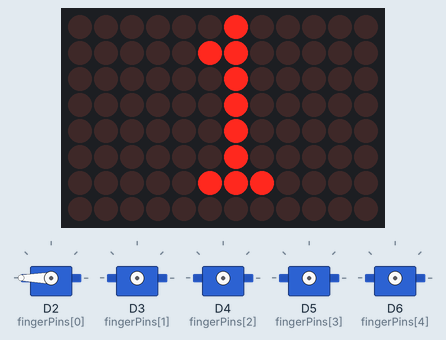
A sketch run on a simulated Arduino Uno R4 WiFi. Shown: 12×8 LED matrix, 5 × servo.

Above: at 0.1 s.
At 1.3 s:
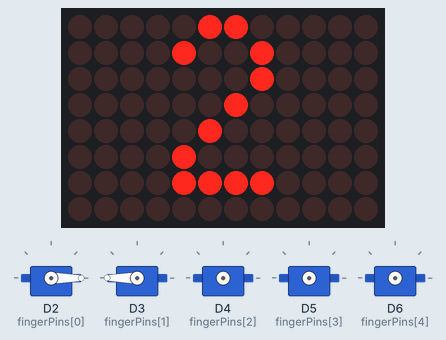
At 2.9 s:
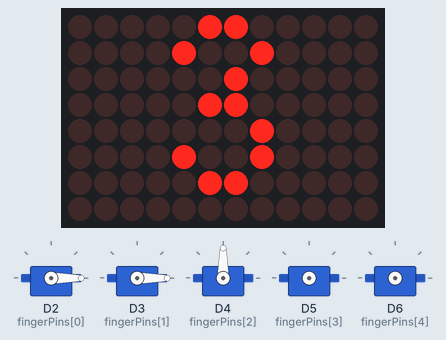
At 4.5 s:
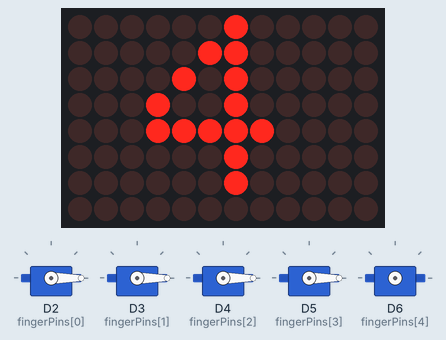
At 5.3 s:
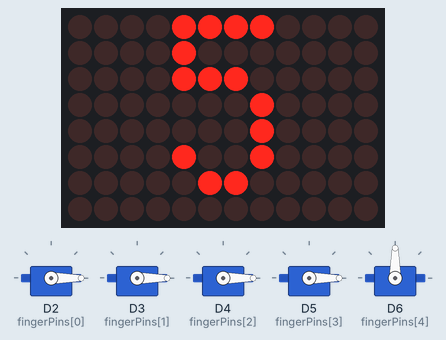
At 6.1 s:
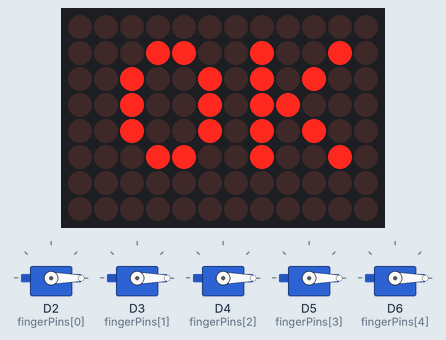
Timing chart, 0 to 7.6 s (numbered marks = the images above):
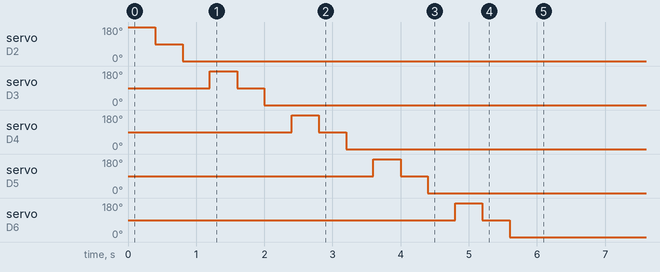

Measured:
- what the display in image 1 shows lasts 1.2 s, from 1.2 s to 2.4 s

The sketch:

fingertest.ino
```cpp
#include <Servo.h>
#include "Arduino_LED_Matrix.h"

Servo fingers[5];
int fingerPins[] = {2, 3, 4, 5, 6};


ArduinoLEDMatrix matrix;


uint8_t numFrames[5][8][12] = {
  // 1
  {
    {0,0,0,0,0,0,1,0,0,0,0,0},
    {0,0,0,0,0,1,1,0,0,0,0,0},
    {0,0,0,0,0,0,1,0,0,0,0,0},
    {0,0,0,0,0,0,1,0,0,0,0,0},
    {0,0,0,0,0,0,1,0,0,0,0,0},
    {0,0,0,0,0,0,1,0,0,0,0,0},
    {0,0,0,0,0,1,1,1,0,0,0,0},
    {0,0,0,0,0,0,0,0,0,0,0,0}
  },
  // 2
  {
    {0,0,0,0,0,1,1,0,0,0,0,0},
    {0,0,0,0,1,0,0,1,0,0,0,0},
    {0,0,0,0,0,0,0,1,0,0,0,0},
    {0,0,0,0,0,0,1,0,0,0,0,0},
    {0,0,0,0,0,1,0,0,0,0,0,0},
    {0,0,0,0,1,0,0,0,0,0,0,0},
    {0,0,0,0,1,1,1,1,0,0,0,0},
    {0,0,0,0,0,0,0,0,0,0,0,0}
  },
  // 3
  {
    {0,0,0,0,0,1,1,0,0,0,0,0},
    {0,0,0,0,1,0,0,1,0,0,0,0},
    {0,0,0,0,0,0,1,0,0,0,0,0},
    {0,0,0,0,0,1,1,0,0,0,0,0},
    {0,0,0,0,0,0,0,1,0,0,0,0},
    {0,0,0,0,1,0,0,1,0,0,0,0},
    {0,0,0,0,0,1,1,0,0,0,0,0},
    {0,0,0,0,0,0,0,0,0,0,0,0}
  },
  // 4
  {
    {0,0,0,0,0,0,1,0,0,0,0,0},
    {0,0,0,0,0,1,1,0,0,0,0,0},
    {0,0,0,0,1,0,1,0,0,0,0,0},
    {0,0,0,1,0,0,1,0,0,0,0,0},
    {0,0,0,1,1,1,1,1,0,0,0,0},
    {0,0,0,0,0,0,1,0,0,0,0,0},
    {0,0,0,0,0,0,1,0,0,0,0,0},
    {0,0,0,0,0,0,0,0,0,0,0,0}
  },
  // 5
  {
    {0,0,0,0,1,1,1,1,0,0,0,0},
    {0,0,0,0,1,0,0,0,0,0,0,0},
    {0,0,0,0,1,1,1,0,0,0,0,0},
    {0,0,0,0,0,0,0,1,0,0,0,0},
    {0,0,0,0,0,0,0,1,0,0,0,0},
    {0,0,0,0,1,0,0,1,0,0,0,0},
    {0,0,0,0,0,1,1,0,0,0,0,0},
    {0,0,0,0,0,0,0,0,0,0,0,0}
  }
};

// OK
  uint8_t okFrame[8][12] = {
  {0,0,0,0,0,0,0,0,0,0,0,0},
  {0,0,0,1,1,0,0,1,0,0,1,0},
  {0,0,1,0,0,1,0,1,0,1,0,0},
  {0,0,1,0,0,1,0,1,1,0,0,0},
  {0,0,1,0,0,1,0,1,0,1,0,0},
  {0,0,0,1,1,0,0,1,0,0,1,0},
  {0,0,0,0,0,0,0,0,0,0,0,0},
  {0,0,0,0,0,0,0,0,0,0,0,0}
};

void setup() {
  matrix.begin();

  for (int i = 0; i < 5; i++) {
    fingers[i].attach(fingerPins[i]);


    matrix.renderBitmap(numFrames[i], 8, 12);

    fingers[i].write(180);
    delay(400);
    fingers[i].write(90);
    delay(400);
    fingers[i].write(0);
    delay(400);
  }

  matrix.renderBitmap(okFrame, 8, 12);
}

void loop() {

}
```
